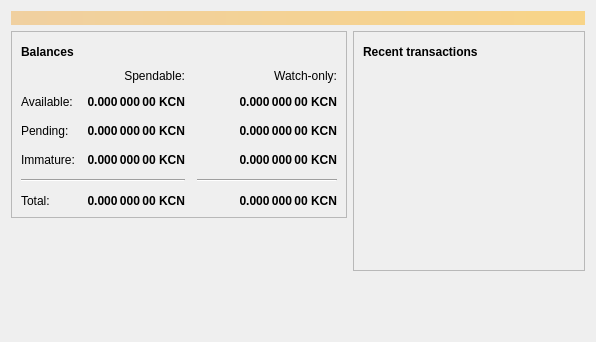
<?xml version="1.0" encoding="UTF-8"?>
<ui version="4.0">
 <class>OverviewPage</class>
 <widget class="QWidget" name="OverviewPage">
  <property name="geometry">
   <rect>
    <x>0</x>
    <y>0</y>
    <width>596</width>
    <height>342</height>
   </rect>
  </property>
  <property name="windowTitle">
   <string>Form</string>
  </property>
  <layout class="QVBoxLayout" name="topLayout">
   <item>
    <widget class="QLabel" name="labelAlerts">
     <property name="visible">
      <bool>false</bool>
     </property>
     <property name="styleSheet">
      <string notr="true">QLabel { background-color: qlineargradient(x1: 0, y1: 0, x2: 1, y2: 0, stop:0 #F0D0A0, stop:1 #F8D488); color:#000000; }</string>
     </property>
     <property name="wordWrap">
      <bool>true</bool>
     </property>
     <property name="margin">
      <number>3</number>
     </property>
     <property name="textInteractionFlags">
      <set>Qt::TextSelectableByMouse</set>
     </property>
    </widget>
   </item>
   <item>
    <layout class="QHBoxLayout" name="horizontalLayout" stretch="1,1">
     <item>
      <layout class="QVBoxLayout" name="verticalLayout_2">
       <item>
        <widget class="QFrame" name="frame">
         <property name="frameShape">
          <enum>QFrame::StyledPanel</enum>
         </property>
         <property name="frameShadow">
          <enum>QFrame::Raised</enum>
         </property>
         <layout class="QVBoxLayout" name="verticalLayout_4">
          <item>
           <layout class="QHBoxLayout" name="horizontalLayout_4">
            <item>
             <widget class="QLabel" name="label_5">
              <property name="font">
               <font>
                <weight>75</weight>
                <bold>true</bold>
               </font>
              </property>
              <property name="text">
               <string>Balances</string>
              </property>
             </widget>
            </item>
            <item>
             <widget class="QPushButton" name="labelWalletStatus">
              <property name="enabled">
               <bool>true</bool>
              </property>
              <property name="maximumSize">
               <size>
                <width>30</width>
                <height>16777215</height>
               </size>
              </property>
              <property name="toolTip">
               <string>The displayed information may be out of date. Your wallet automatically synchronizes with the Kubercoin network after a connection is established, but this process has not completed yet.</string>
              </property>
              <property name="text">
               <string/>
              </property>
              <property name="icon">
               <iconset resource="../bitcoin.qrc">
                <normaloff>:/icons/warning</normaloff>
                <disabledoff>:/icons/warning</disabledoff>:/icons/warning</iconset>
              </property>
              <property name="iconSize">
               <size>
                <width>24</width>
                <height>24</height>
               </size>
              </property>
              <property name="flat">
               <bool>true</bool>
              </property>
             </widget>
            </item>
            <item>
             <spacer name="horizontalSpacer_3">
              <property name="orientation">
               <enum>Qt::Horizontal</enum>
              </property>
              <property name="sizeHint" stdset="0">
               <size>
                <width>40</width>
                <height>20</height>
               </size>
              </property>
             </spacer>
            </item>
           </layout>
          </item>
          <item>
           <layout class="QGridLayout" name="gridLayout">
            <property name="spacing">
             <number>12</number>
            </property>
            <item row="2" column="2">
             <widget class="QLabel" name="labelWatchPending">
              <property name="font">
               <font>
                <weight>75</weight>
                <bold>true</bold>
               </font>
              </property>
              <property name="cursor">
               <cursorShape>IBeamCursor</cursorShape>
              </property>
              <property name="toolTip">
               <string>Unconfirmed transactions to watch-only addresses</string>
              </property>
              <property name="text">
               <string notr="true">0.000 000 00 KCN</string>
              </property>
              <property name="alignment">
               <set>Qt::AlignRight|Qt::AlignTrailing|Qt::AlignVCenter</set>
              </property>
              <property name="textInteractionFlags">
               <set>Qt::LinksAccessibleByMouse|Qt::TextSelectableByKeyboard|Qt::TextSelectableByMouse</set>
              </property>
             </widget>
            </item>
            <item row="2" column="1">
             <widget class="QLabel" name="labelUnconfirmed">
              <property name="font">
               <font>
                <weight>75</weight>
                <bold>true</bold>
               </font>
              </property>
              <property name="cursor">
               <cursorShape>IBeamCursor</cursorShape>
              </property>
              <property name="toolTip">
               <string>Total of transactions that have yet to be confirmed, and do not yet count toward the spendable balance</string>
              </property>
              <property name="text">
               <string notr="true">0.000 000 00 KCN</string>
              </property>
              <property name="alignment">
               <set>Qt::AlignRight|Qt::AlignTrailing|Qt::AlignVCenter</set>
              </property>
              <property name="textInteractionFlags">
               <set>Qt::LinksAccessibleByMouse|Qt::TextSelectableByKeyboard|Qt::TextSelectableByMouse</set>
              </property>
             </widget>
            </item>
            <item row="3" column="2">
             <widget class="QLabel" name="labelWatchImmature">
              <property name="font">
               <font>
                <weight>75</weight>
                <bold>true</bold>
               </font>
              </property>
              <property name="cursor">
               <cursorShape>IBeamCursor</cursorShape>
              </property>
              <property name="toolTip">
               <string>Mined balance in watch-only addresses that has not yet matured</string>
              </property>
              <property name="text">
               <string notr="true">0.000 000 00 KCN</string>
              </property>
              <property name="alignment">
               <set>Qt::AlignRight|Qt::AlignTrailing|Qt::AlignVCenter</set>
              </property>
              <property name="textInteractionFlags">
               <set>Qt::LinksAccessibleByMouse|Qt::TextSelectableByKeyboard|Qt::TextSelectableByMouse</set>
              </property>
             </widget>
            </item>
            <item row="4" column="0" colspan="2">
             <widget class="Line" name="line">
              <property name="orientation">
               <enum>Qt::Horizontal</enum>
              </property>
             </widget>
            </item>
            <item row="4" column="2">
             <widget class="Line" name="lineWatchBalance">
              <property name="sizePolicy">
               <sizepolicy hsizetype="Preferred" vsizetype="Fixed">
                <horstretch>0</horstretch>
                <verstretch>0</verstretch>
               </sizepolicy>
              </property>
              <property name="minimumSize">
               <size>
                <width>140</width>
                <height>0</height>
               </size>
              </property>
              <property name="orientation">
               <enum>Qt::Horizontal</enum>
              </property>
             </widget>
            </item>
            <item row="5" column="0">
             <widget class="QLabel" name="labelTotalText">
              <property name="text">
               <string>Total:</string>
              </property>
             </widget>
            </item>
            <item row="3" column="1">
             <widget class="QLabel" name="labelImmature">
              <property name="font">
               <font>
                <weight>75</weight>
                <bold>true</bold>
               </font>
              </property>
              <property name="cursor">
               <cursorShape>IBeamCursor</cursorShape>
              </property>
              <property name="toolTip">
               <string>Mined balance that has not yet matured</string>
              </property>
              <property name="text">
               <string notr="true">0.000 000 00 KCN</string>
              </property>
              <property name="alignment">
               <set>Qt::AlignRight|Qt::AlignTrailing|Qt::AlignVCenter</set>
              </property>
              <property name="textInteractionFlags">
               <set>Qt::LinksAccessibleByMouse|Qt::TextSelectableByKeyboard|Qt::TextSelectableByMouse</set>
              </property>
             </widget>
            </item>
            <item row="2" column="3">
             <spacer name="horizontalSpacer_2">
              <property name="orientation">
               <enum>Qt::Horizontal</enum>
              </property>
              <property name="sizeHint" stdset="0">
               <size>
                <width>40</width>
                <height>20</height>
               </size>
              </property>
             </spacer>
            </item>
            <item row="3" column="0">
             <widget class="QLabel" name="labelImmatureText">
              <property name="text">
               <string>Immature:</string>
              </property>
             </widget>
            </item>
            <item row="5" column="1">
             <widget class="QLabel" name="labelTotal">
              <property name="font">
               <font>
                <weight>75</weight>
                <bold>true</bold>
               </font>
              </property>
              <property name="cursor">
               <cursorShape>IBeamCursor</cursorShape>
              </property>
              <property name="toolTip">
               <string>Your current total balance</string>
              </property>
              <property name="text">
               <string notr="true">0.000 000 00 KCN</string>
              </property>
              <property name="alignment">
               <set>Qt::AlignRight|Qt::AlignTrailing|Qt::AlignVCenter</set>
              </property>
              <property name="textInteractionFlags">
               <set>Qt::LinksAccessibleByMouse|Qt::TextSelectableByKeyboard|Qt::TextSelectableByMouse</set>
              </property>
             </widget>
            </item>
            <item row="5" column="2">
             <widget class="QLabel" name="labelWatchTotal">
              <property name="font">
               <font>
                <weight>75</weight>
                <bold>true</bold>
               </font>
              </property>
              <property name="cursor">
               <cursorShape>IBeamCursor</cursorShape>
              </property>
              <property name="toolTip">
               <string>Current total balance in watch-only addresses</string>
              </property>
              <property name="text">
               <string notr="true">0.000 000 00 KCN</string>
              </property>
              <property name="alignment">
               <set>Qt::AlignRight|Qt::AlignTrailing|Qt::AlignVCenter</set>
              </property>
              <property name="textInteractionFlags">
               <set>Qt::LinksAccessibleByMouse|Qt::TextSelectableByKeyboard|Qt::TextSelectableByMouse</set>
              </property>
             </widget>
            </item>
            <item row="0" column="2">
             <widget class="QLabel" name="labelWatchonly">
              <property name="text">
               <string>Watch-only:</string>
              </property>
              <property name="alignment">
               <set>Qt::AlignRight|Qt::AlignTrailing|Qt::AlignVCenter</set>
              </property>
             </widget>
            </item>
            <item row="1" column="0">
             <widget class="QLabel" name="labelBalanceText">
              <property name="text">
               <string>Available:</string>
              </property>
             </widget>
            </item>
            <item row="1" column="1">
             <widget class="QLabel" name="labelBalance">
              <property name="font">
               <font>
                <weight>75</weight>
                <bold>true</bold>
               </font>
              </property>
              <property name="cursor">
               <cursorShape>IBeamCursor</cursorShape>
              </property>
              <property name="toolTip">
               <string>Your current spendable balance</string>
              </property>
              <property name="text">
               <string notr="true">0.000 000 00 KCN</string>
              </property>
              <property name="alignment">
               <set>Qt::AlignRight|Qt::AlignTrailing|Qt::AlignVCenter</set>
              </property>
              <property name="textInteractionFlags">
               <set>Qt::LinksAccessibleByMouse|Qt::TextSelectableByKeyboard|Qt::TextSelectableByMouse</set>
              </property>
             </widget>
            </item>
            <item row="1" column="2">
             <widget class="QLabel" name="labelWatchAvailable">
              <property name="font">
               <font>
                <weight>75</weight>
                <bold>true</bold>
               </font>
              </property>
              <property name="cursor">
               <cursorShape>IBeamCursor</cursorShape>
              </property>
              <property name="toolTip">
               <string>Your current balance in watch-only addresses</string>
              </property>
              <property name="text">
               <string notr="true">0.000 000 00 KCN</string>
              </property>
              <property name="alignment">
               <set>Qt::AlignRight|Qt::AlignTrailing|Qt::AlignVCenter</set>
              </property>
              <property name="textInteractionFlags">
               <set>Qt::LinksAccessibleByMouse|Qt::TextSelectableByKeyboard|Qt::TextSelectableByMouse</set>
              </property>
             </widget>
            </item>
            <item row="2" column="0">
             <widget class="QLabel" name="labelPendingText">
              <property name="text">
               <string>Pending:</string>
              </property>
             </widget>
            </item>
            <item row="0" column="1">
             <widget class="QLabel" name="labelSpendable">
              <property name="text">
               <string>Spendable:</string>
              </property>
              <property name="alignment">
               <set>Qt::AlignRight|Qt::AlignTrailing|Qt::AlignVCenter</set>
              </property>
             </widget>
            </item>
           </layout>
          </item>
         </layout>
        </widget>
       </item>
       <item>
        <spacer name="verticalSpacer">
         <property name="orientation">
          <enum>Qt::Vertical</enum>
         </property>
         <property name="sizeHint" stdset="0">
          <size>
           <width>20</width>
           <height>40</height>
          </size>
         </property>
        </spacer>
       </item>
      </layout>
     </item>
     <item>
      <layout class="QVBoxLayout" name="verticalLayout_3">
       <item>
        <widget class="QFrame" name="frame_2">
         <property name="frameShape">
          <enum>QFrame::StyledPanel</enum>
         </property>
         <property name="frameShadow">
          <enum>QFrame::Raised</enum>
         </property>
         <layout class="QVBoxLayout" name="verticalLayout">
          <item>
           <layout class="QHBoxLayout" name="horizontalLayout_2">
            <item>
             <widget class="QLabel" name="label_4">
              <property name="font">
               <font>
                <weight>75</weight>
                <bold>true</bold>
               </font>
              </property>
              <property name="text">
               <string>Recent transactions</string>
              </property>
             </widget>
            </item>
            <item>
             <widget class="QPushButton" name="labelTransactionsStatus">
              <property name="enabled">
               <bool>true</bool>
              </property>
              <property name="maximumSize">
               <size>
                <width>30</width>
                <height>16777215</height>
               </size>
              </property>
              <property name="toolTip">
               <string>The displayed information may be out of date. Your wallet automatically synchronizes with the Kubercoin network after a connection is established, but this process has not completed yet.</string>
              </property>
              <property name="text">
               <string/>
              </property>
              <property name="icon">
               <iconset resource="../bitcoin.qrc">
                <normaloff>:/icons/warning</normaloff>
                <disabledoff>:/icons/warning</disabledoff>:/icons/warning</iconset>
              </property>
              <property name="iconSize">
               <size>
                <width>24</width>
                <height>24</height>
               </size>
              </property>
              <property name="flat">
               <bool>true</bool>
              </property>
             </widget>
            </item>
            <item>
             <spacer name="horizontalSpacer">
              <property name="orientation">
               <enum>Qt::Horizontal</enum>
              </property>
              <property name="sizeHint" stdset="0">
               <size>
                <width>40</width>
                <height>20</height>
               </size>
              </property>
             </spacer>
            </item>
           </layout>
          </item>
          <item>
           <widget class="QListView" name="listTransactions">
            <property name="styleSheet">
             <string notr="true">QListView { background: transparent; }</string>
            </property>
            <property name="frameShape">
             <enum>QFrame::NoFrame</enum>
            </property>
            <property name="verticalScrollBarPolicy">
             <enum>Qt::ScrollBarAlwaysOff</enum>
            </property>
            <property name="horizontalScrollBarPolicy">
             <enum>Qt::ScrollBarAlwaysOff</enum>
            </property>
            <property name="selectionMode">
             <enum>QAbstractItemView::NoSelection</enum>
            </property>
           </widget>
          </item>
         </layout>
        </widget>
       </item>
       <item>
        <spacer name="verticalSpacer_2">
         <property name="orientation">
          <enum>Qt::Vertical</enum>
         </property>
         <property name="sizeHint" stdset="0">
          <size>
           <width>20</width>
           <height>40</height>
          </size>
         </property>
        </spacer>
       </item>
      </layout>
     </item>
    </layout>
   </item>
  </layout>
 </widget>
 <resources/>
 <connections/>
</ui>
